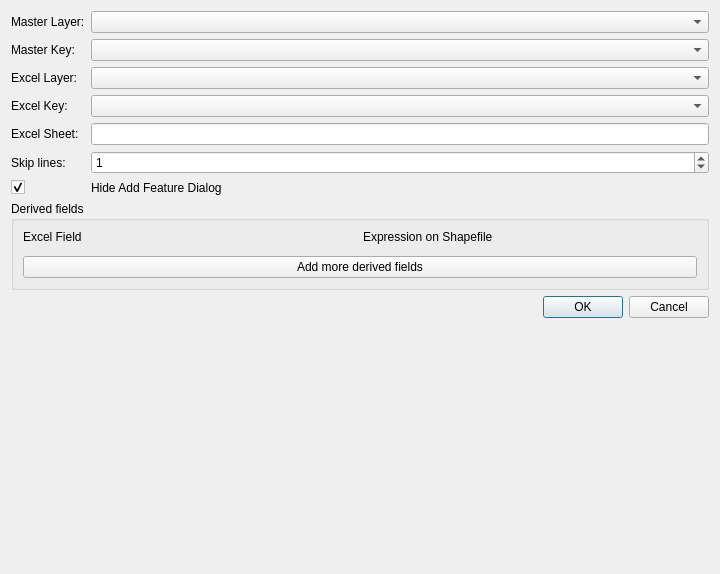
<?xml version="1.0" encoding="UTF-8"?>
<ui version="4.0">
 <class>excel_syncDialogBase</class>
 <widget class="QDialog" name="excel_syncDialogBase">
  <property name="geometry">
   <rect>
    <x>0</x>
    <y>0</y>
    <width>720</width>
    <height>574</height>
   </rect>
  </property>
  <property name="windowTitle">
   <string>ExcelSync</string>
  </property>
  <layout class="QFormLayout" name="formLayout_2">
   <property name="fieldGrowthPolicy">
    <enum>QFormLayout::AllNonFixedFieldsGrow</enum>
   </property>
   <item row="0" column="0">
    <widget class="QLabel" name="label">
     <property name="text">
      <string>Master Layer:</string>
     </property>
    </widget>
   </item>
   <item row="0" column="1">
    <widget class="QComboBox" name="comboBox_master"/>
   </item>
   <item row="1" column="0">
    <widget class="QLabel" name="label_2">
     <property name="text">
      <string>Master Key:</string>
     </property>
    </widget>
   </item>
   <item row="1" column="1">
    <widget class="QComboBox" name="comboBox_master_key"/>
   </item>
   <item row="2" column="0">
    <widget class="QLabel" name="label_3">
     <property name="text">
      <string>Excel Layer:</string>
     </property>
    </widget>
   </item>
   <item row="2" column="1">
    <widget class="QComboBox" name="comboBox_slave"/>
   </item>
   <item row="3" column="0">
    <widget class="QLabel" name="label_4">
     <property name="text">
      <string>Excel Key:</string>
     </property>
    </widget>
   </item>
   <item row="3" column="1">
    <widget class="QComboBox" name="comboBox_slave_key"/>
   </item>
   <item row="4" column="0">
    <widget class="QLabel" name="label_5">
     <property name="text">
      <string>Excel Sheet:</string>
     </property>
    </widget>
   </item>
   <item row="4" column="1">
    <widget class="QLineEdit" name="lineEdit_sheetName"/>
   </item>
   <item row="5" column="0">
    <widget class="QLabel" name="label_6">
     <property name="text">
      <string>Skip lines:</string>
     </property>
    </widget>
   </item>
   <item row="5" column="1">
    <widget class="QSpinBox" name="spinBox">
     <property name="value">
      <number>1</number>
     </property>
    </widget>
   </item>
   <item row="7" column="0" colspan="2">
    <widget class="QGroupBox" name="groupBox">
     <property name="title">
      <string>Derived fields</string>
     </property>
     <layout class="QFormLayout" name="formLayout_3">
      <property name="fieldGrowthPolicy">
       <enum>QFormLayout::AllNonFixedFieldsGrow</enum>
      </property>
      <item row="3" column="0" colspan="2">
       <widget class="QPushButton" name="pushButton">
        <property name="text">
         <string>Add more derived fields</string>
        </property>
       </widget>
      </item>
      <item row="2" column="0" colspan="2">
       <layout class="QVBoxLayout" name="verticalLayout"/>
      </item>
      <item row="0" column="0" colspan="2">
       <layout class="QHBoxLayout" name="horizontalLayout">
        <item>
         <widget class="QLabel" name="label_7">
          <property name="text">
           <string>Excel Field</string>
          </property>
         </widget>
        </item>
        <item>
         <widget class="QLabel" name="label_8">
          <property name="text">
           <string>Expression on Shapefile</string>
          </property>
         </widget>
        </item>
       </layout>
      </item>
     </layout>
    </widget>
   </item>
   <item row="8" column="0" colspan="2">
    <widget class="QDialogButtonBox" name="buttonBox">
     <property name="standardButtons">
      <set>QDialogButtonBox::Cancel|QDialogButtonBox::Ok</set>
     </property>
    </widget>
   </item>
   <item row="6" column="0">
    <widget class="QCheckBox" name="checkBox">
     <property name="text">
      <string/>
     </property>
     <property name="checked">
      <bool>true</bool>
     </property>
    </widget>
   </item>
   <item row="6" column="1">
    <widget class="QLabel" name="label_9">
     <property name="text">
      <string>Hide Add Feature Dialog</string>
     </property>
    </widget>
   </item>
  </layout>
 </widget>
 <resources/>
 <connections/>
</ui>
